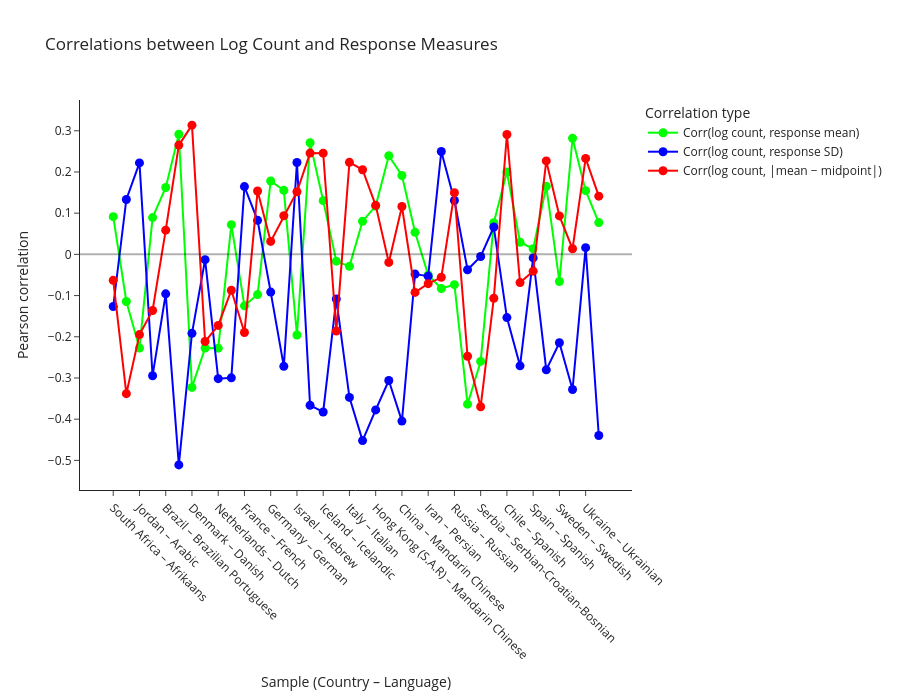

Here is the notebook cell this chart was saved with:
### Code cell
fig = go.Figure()

fig.add_trace(go.Scatter(
    x=df_plot["sample"],
    y=df_plot["corr_logcount_response_mean"],
    mode="lines+markers",
    name="Corr(log count, response mean)",
    marker=dict(size=9, color="lime"),
    line=dict(width=2, color="lime")
))

fig.add_trace(go.Scatter(
    x=df_plot["sample"],
    y=df_plot["corr_logcount_response_sd"],
    mode="lines+markers",
    name="Corr(log count, response SD)",
    marker=dict(size=9, color="blue"),
    line=dict(width=2, color="blue")
))

fig.add_trace(go.Scatter(
    x=df_plot["sample"],
    y=df_plot["corr_logcount_abs_dist_midpoint"],
    mode="lines+markers",
    name="Corr(log count, |mean − midpoint|)",
    marker=dict(size=9, color="red"),
    line=dict(width=2, color="red")
))

fig.add_hline(
    y=0,
    line_width=2,
    line_color="black"
)


fig.update_layout(
    title="Correlations between Log Count and Response Measures",
    yaxis_title="Pearson correlation",
    xaxis_title="Sample (Country – Language)",
    xaxis_tickangle=45,
    height=700,
    legend_title="Correlation type",
    template="simple_white"
)

fig.show()

### Figure 1 — Plotly figure (JSON) as saved in the notebook; plotly's stock layout.template omitted (floating-point values rounded to 4 significant figures)
{"data": [{"line": {"color": "lime", "width": 2}, "marker": {"color": "lime", "size": 9}, "mode": "lines+markers", "name": "Corr(log count, response mean)", "type": "scatter", "x": ["South Africa – Afrikaans", "Egypt – Arabic", "Jordan – Arabic", "Syria – Arabic", "Brazil – Brazilian Portuguese", "Bulgaria – Bulgarian", "Denmark – Danish", "Curacao – Dutch", "Netherlands – Dutch", "Finland – Finnish", "France – French", "Georgia – Georgian", "Germany – German", "Greece – Greek", "Israel – Hebrew", "Hungary – Hungarian", "Iceland – Icelandic", "Indonesia – Indonesian", "Italy – Italian", "Japan – Japanese", "Hong Kong (S.A.R) – Mandarin Chinese", "Taiwan – Mandarin Chinese", "China – Mandarin Chinese", "India – Marathi", "Iran – Persian", "Kazakhstan – Russian", "Russia – Russian", "Croatia – Serbian-Croatian-Bosnian", "Serbia – Serbian-Croatian-Bosnian", "Peru – Spanish", "Chile – Spanish", "Colombia – Spanish", "Spain – Spanish", "Malaysia – Standard Malay", "Sweden – Swedish", "Turkey – Turkish", "Ukraine – Ukrainian", "Vietnam – Vietnamese"], "y": [0.09149, -0.1143, -0.2273, 0.08929, 0.1624, 0.2915, -0.3229, -0.2272, -0.2276, 0.07204, -0.1249, -0.09763, 0.1781, 0.1555, -0.1958, 0.2709, 0.1304, -0.0164, -0.029, 0.08045, 0.1172, 0.2394, 0.1915, 0.05354, -0.05, -0.08289, -0.07352, -0.3636, -0.2599, 0.07704, 0.2, 0.02941, 0.01371, 0.1652, -0.06579, 0.2819, 0.1546, 0.07716]}, {"line": {"color": "blue", "width": 2}, "marker": {"color": "blue", "size": 9}, "mode": "lines+markers", "name": "Corr(log count, response SD)", "type": "scatter", "x": ["South Africa – Afrikaans", "Egypt – Arabic", "Jordan – Arabic", "Syria – Arabic", "Brazil – Brazilian Portuguese", "Bulgaria – Bulgarian", "Denmark – Danish", "Curacao – Dutch", "Netherlands – Dutch", "Finland – Finnish", "France – French", "Georgia – Georgian", "Germany – German", "Greece – Greek", "Israel – Hebrew", "Hungary – Hungarian", "Iceland – Icelandic", "Indonesia – Indonesian", "Italy – Italian", "Japan – Japanese", "Hong Kong (S.A.R) – Mandarin Chinese", "Taiwan – Mandarin Chinese", "China – Mandarin Chinese", "India – Marathi", "Iran – Persian", "Kazakhstan – Russian", "Russia – Russian", "Croatia – Serbian-Croatian-Bosnian", "Serbia – Serbian-Croatian-Bosnian", "Peru – Spanish", "Chile – Spanish", "Colombia – Spanish", "Spain – Spanish", "Malaysia – Standard Malay", "Sweden – Swedish", "Turkey – Turkish", "Ukraine – Ukrainian", "Vietnam – Vietnamese"], "y": [-0.1265, 0.1333, 0.222, -0.2945, -0.09586, -0.5109, -0.1917, -0.01279, -0.3017, -0.2997, 0.1644, 0.08256, -0.09156, -0.2718, 0.2229, -0.3665, -0.3825, -0.1083, -0.3471, -0.452, -0.3776, -0.3062, -0.4047, -0.04789, -0.05284, 0.2498, 0.1308, -0.03743, -0.00508, 0.06639, -0.1535, -0.2706, -0.008544, -0.2802, -0.2145, -0.3279, 0.01634, -0.4397]}, {"line": {"color": "red", "width": 2}, "marker": {"color": "red", "size": 9}, "mode": "lines+markers", "name": "Corr(log count, |mean − midpoint|)", "type": "scatter", "x": ["South Africa – Afrikaans", "Egypt – Arabic", "Jordan – Arabic", "Syria – Arabic", "Brazil – Brazilian Portuguese", "Bulgaria – Bulgarian", "Denmark – Danish", "Curacao – Dutch", "Netherlands – Dutch", "Finland – Finnish", "France – French", "Georgia – Georgian", "Germany – German", "Greece – Greek", "Israel – Hebrew", "Hungary – Hungarian", "Iceland – Icelandic", "Indonesia – Indonesian", "Italy – Italian", "Japan – Japanese", "Hong Kong (S.A.R) – Mandarin Chinese", "Taiwan – Mandarin Chinese", "China – Mandarin Chinese", "India – Marathi", "Iran – Persian", "Kazakhstan – Russian", "Russia – Russian", "Croatia – Serbian-Croatian-Bosnian", "Serbia – Serbian-Croatian-Bosnian", "Peru – Spanish", "Chile – Spanish", "Colombia – Spanish", "Spain – Spanish", "Malaysia – Standard Malay", "Sweden – Swedish", "Turkey – Turkish", "Ukraine – Ukrainian", "Vietnam – Vietnamese"], "y": [-0.06297, -0.3382, -0.1948, -0.1362, 0.05882, 0.2652, 0.3137, -0.2116, -0.1724, -0.08697, -0.1896, 0.1539, 0.03145, 0.09361, 0.1521, 0.2458, 0.2456, -0.1859, 0.2233, 0.2054, 0.119, -0.01956, 0.1162, -0.09232, -0.0711, -0.05566, 0.1496, -0.2473, -0.3698, -0.1066, 0.291, -0.06848, -0.04081, 0.2268, 0.09342, 0.01361, 0.233, 0.1413]}], "layout": {"height": 700, "legend": {"title": {"text": "Correlation type"}}, "shapes": [{"line": {"color": "black", "width": 2}, "type": "line", "x0": 0, "x1": 1, "xref": "x domain", "y0": 0, "y1": 0, "yref": "y"}], "title": {"text": "Correlations between Log Count and Response Measures"}, "xaxis": {"tickangle": 45, "title": {"text": "Sample (Country – Language)"}}, "yaxis": {"title": {"text": "Pearson correlation"}}}}
